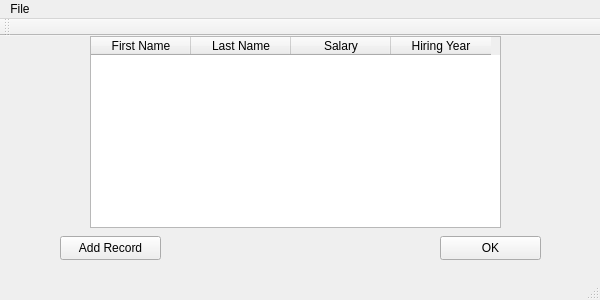
<?xml version="1.0" encoding="UTF-8"?>
<ui version="4.0">
 <class>DatabaseForm</class>
 <widget class="QMainWindow" name="DatabaseForm">
  <property name="geometry">
   <rect>
    <x>0</x>
    <y>0</y>
    <width>600</width>
    <height>300</height>
   </rect>
  </property>
  <property name="windowTitle">
   <string>Database Form</string>
  </property>
  <widget class="QWidget" name="centralWidget">
   <widget class="QTableWidget" name="tableWidget">
    <property name="geometry">
     <rect>
      <x>90</x>
      <y>0</y>
      <width>411</width>
      <height>192</height>
     </rect>
    </property>
    <column>
     <property name="text">
      <string>First Name</string>
     </property>
    </column>
    <column>
     <property name="text">
      <string>Last Name</string>
     </property>
    </column>
    <column>
     <property name="text">
      <string>Salary</string>
     </property>
    </column>
    <column>
     <property name="text">
      <string>Hiring Year</string>
     </property>
    </column>
   </widget>
   <widget class="QPushButton" name="addRecordButton">
    <property name="geometry">
     <rect>
      <x>60</x>
      <y>200</y>
      <width>101</width>
      <height>24</height>
     </rect>
    </property>
    <property name="text">
     <string>Add Record</string>
    </property>
   </widget>
   <widget class="QPushButton" name="okButton">
    <property name="geometry">
     <rect>
      <x>440</x>
      <y>200</y>
      <width>101</width>
      <height>24</height>
     </rect>
    </property>
    <property name="text">
     <string>OK</string>
    </property>
   </widget>
  </widget>
  <widget class="QMenuBar" name="menuBar">
   <property name="geometry">
    <rect>
     <x>0</x>
     <y>0</y>
     <width>600</width>
     <height>22</height>
    </rect>
   </property>
   <widget class="QMenu" name="menuFile">
    <property name="title">
     <string>File</string>
    </property>
    <addaction name="actionSave"/>
   </widget>
   <addaction name="menuFile"/>
  </widget>
  <widget class="QToolBar" name="mainToolBar">
   <attribute name="toolBarArea">
    <enum>TopToolBarArea</enum>
   </attribute>
   <attribute name="toolBarBreak">
    <bool>false</bool>
   </attribute>
  </widget>
  <widget class="QStatusBar" name="statusBar"/>
  <action name="actionSave">
   <property name="text">
    <string>Save</string>
   </property>
  </action>
 </widget>
 <layoutdefault spacing="6" margin="11"/>
 <resources/>
 <connections/>
</ui>
